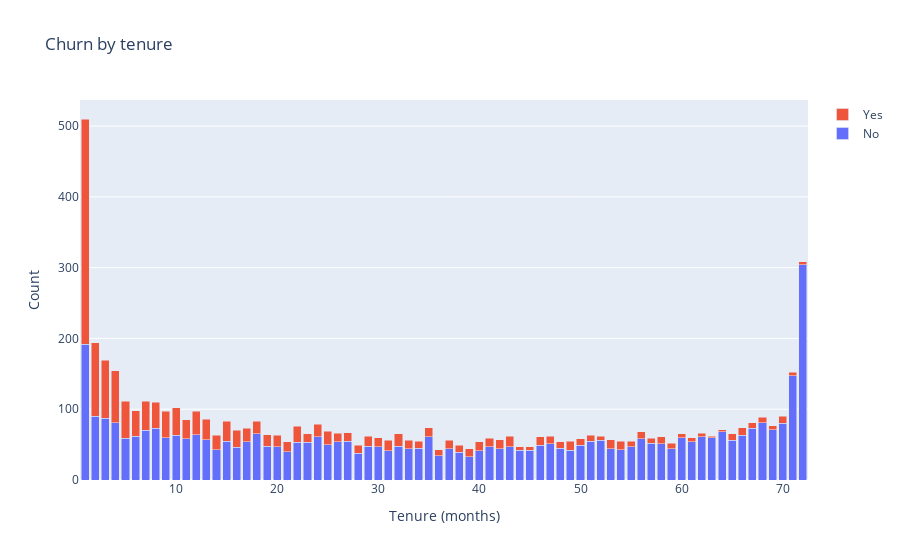

Here is the notebook cell this chart was saved with:
### Code cell
# Create a contingency table
contingency_table = pd.crosstab(df['tenure'], df['Churn'])

# Plotly stacked bar plot
fig = go.Figure()

for churn_status in contingency_table.columns:
    fig.add_trace(go.Bar(
        x=contingency_table.index,
        y=contingency_table[churn_status],
        name=churn_status
    ))

# Update layout
fig.update_layout(
    barmode='stack',
    xaxis_title='Tenure (months)',
    yaxis_title='Count',
    title='Churn by tenure'
)

# Show the plot
fig.show()

### Figure 1 — Plotly figure (JSON) as saved in the notebook; plotly's stock layout.template omitted (floating-point values rounded to 4 significant figures)
{"data": [{"name": "No", "type": "bar", "x": [1, 2, 3, 4, 5, 6, 7, 8, 9, 10, 11, 12, 13, 14, 15, 16, 17, 18, 19, 20, 21, 22, 23, 24, 25, 26, 27, 28, 29, 30, 31, 32, 33, 34, 35, 36, 37, 38, 39, 40, 41, 42, 43, 44, 45, 46, 47, 48, 49, 50, 51, 52, 53, 54, 55, 56, 57, 58, 59, 60, 61, 62, 63, 64, 65, 66, 67, 68, 69, 70, 71, 72], "y": [192, 90, 87, 81, 59, 62, 70, 73, 60, 63, 58, 64, 57, 43, 55, 46, 54, 65, 48, 47, 40, 53, 53, 61, 50, 54, 55, 38, 48, 47, 41, 48, 44, 45, 61, 34, 44, 39, 33, 41, 47, 44, 47, 42, 42, 49, 51, 45, 42, 49, 55, 56, 44, 43, 47, 58, 52, 51, 44, 60, 54, 61, 60, 68, 56, 63, 73, 81, 71, 80, 147, 304]}, {"name": "Yes", "type": "bar", "x": [1, 2, 3, 4, 5, 6, 7, 8, 9, 10, 11, 12, 13, 14, 15, 16, 17, 18, 19, 20, 21, 22, 23, 24, 25, 26, 27, 28, 29, 30, 31, 32, 33, 34, 35, 36, 37, 38, 39, 40, 41, 42, 43, 44, 45, 46, 47, 48, 49, 50, 51, 52, 53, 54, 55, 56, 57, 58, 59, 60, 61, 62, 63, 64, 65, 66, 67, 68, 69, 70, 71, 72], "y": [318, 104, 82, 73, 52, 36, 41, 37, 37, 39, 27, 33, 29, 20, 28, 24, 19, 18, 16, 16, 14, 23, 12, 18, 19, 12, 12, 11, 14, 13, 15, 17, 12, 10, 13, 9, 12, 10, 11, 13, 12, 13, 15, 5, 5, 12, 11, 9, 13, 9, 8, 6, 13, 12, 8, 10, 7, 10, 8, 5, 6, 5, 2, 3, 9, 11, 8, 8, 6, 10, 5, 4]}], "layout": {"barmode": "stack", "title": {"text": "Churn by tenure"}, "xaxis": {"title": {"text": "Tenure (months)"}}, "yaxis": {"title": {"text": "Count"}}}}
